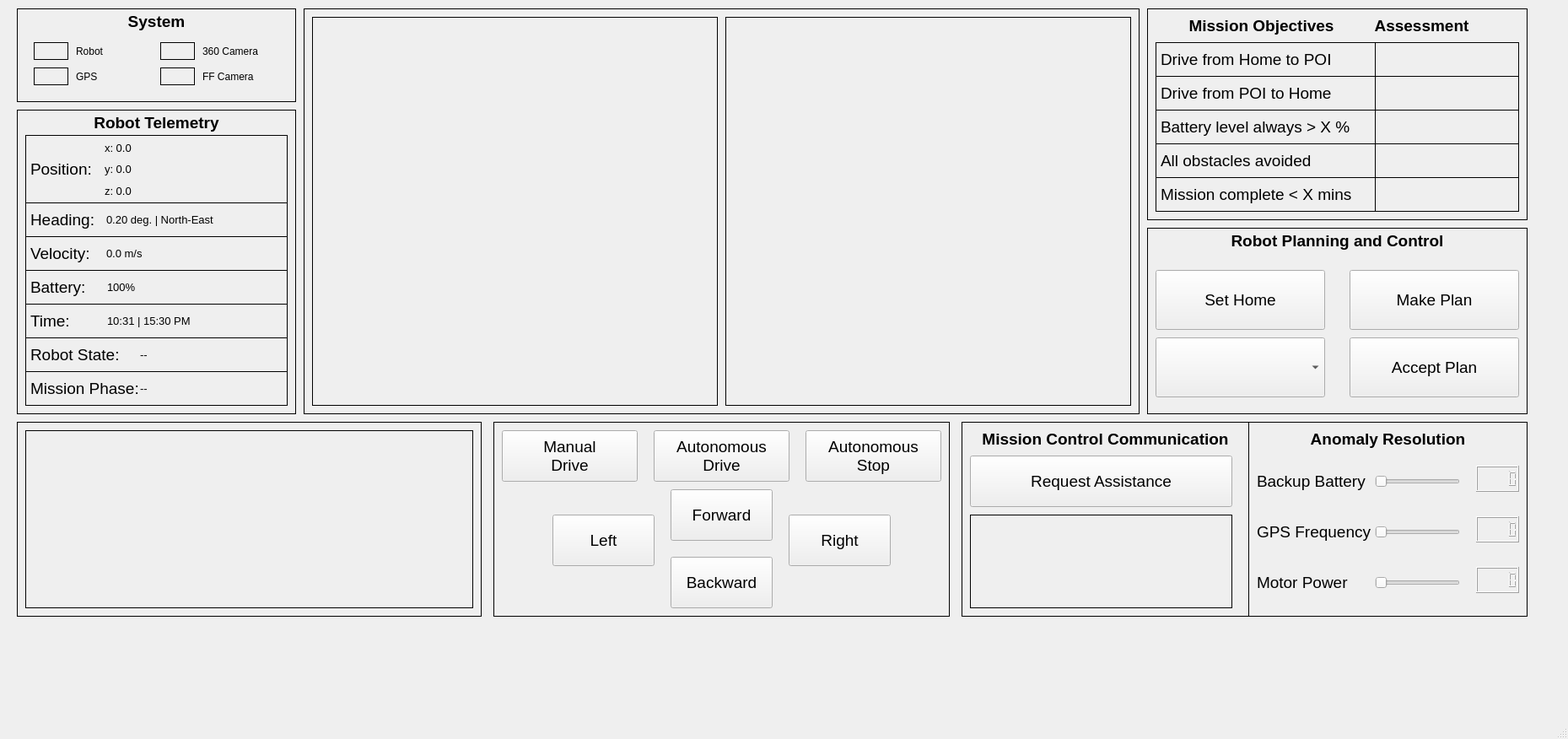
<?xml version="1.0" encoding="UTF-8"?>
<ui version="4.0">
 <class>MainWindow</class>
 <widget class="QMainWindow" name="MainWindow">
  <property name="geometry">
   <rect>
    <x>0</x>
    <y>0</y>
    <width>1859</width>
    <height>876</height>
   </rect>
  </property>
  <property name="windowTitle">
   <string>MainWindow</string>
  </property>
  <property name="documentMode">
   <bool>false</bool>
  </property>
  <widget class="QWidget" name="centralwidget">
   <widget class="QFrame" name="frame">
    <property name="geometry">
     <rect>
      <x>20</x>
      <y>130</y>
      <width>331</width>
      <height>361</height>
     </rect>
    </property>
    <property name="frameShape">
     <enum>QFrame::Box</enum>
    </property>
    <property name="frameShadow">
     <enum>QFrame::Plain</enum>
    </property>
    <widget class="QLabel" name="label">
     <property name="geometry">
      <rect>
       <x>10</x>
       <y>30</y>
       <width>311</width>
       <height>81</height>
      </rect>
     </property>
     <property name="font">
      <font>
       <pointsize>14</pointsize>
      </font>
     </property>
     <property name="frameShape">
      <enum>QFrame::Box</enum>
     </property>
     <property name="text">
      <string>Position:</string>
     </property>
    </widget>
    <widget class="QLabel" name="label_3">
     <property name="geometry">
      <rect>
       <x>10</x>
       <y>110</y>
       <width>311</width>
       <height>41</height>
      </rect>
     </property>
     <property name="font">
      <font>
       <pointsize>14</pointsize>
       <weight>50</weight>
       <bold>false</bold>
      </font>
     </property>
     <property name="frameShape">
      <enum>QFrame::Box</enum>
     </property>
     <property name="text">
      <string>Heading:</string>
     </property>
    </widget>
    <widget class="QLabel" name="label_4">
     <property name="geometry">
      <rect>
       <x>10</x>
       <y>270</y>
       <width>311</width>
       <height>41</height>
      </rect>
     </property>
     <property name="font">
      <font>
       <pointsize>14</pointsize>
      </font>
     </property>
     <property name="frameShape">
      <enum>QFrame::Box</enum>
     </property>
     <property name="text">
      <string>Robot State:</string>
     </property>
    </widget>
    <widget class="QLabel" name="label_5">
     <property name="geometry">
      <rect>
       <x>10</x>
       <y>230</y>
       <width>311</width>
       <height>41</height>
      </rect>
     </property>
     <property name="font">
      <font>
       <pointsize>14</pointsize>
      </font>
     </property>
     <property name="frameShape">
      <enum>QFrame::Box</enum>
     </property>
     <property name="text">
      <string>Time:</string>
     </property>
    </widget>
    <widget class="QLabel" name="heading_text">
     <property name="geometry">
      <rect>
       <x>106</x>
       <y>115</y>
       <width>201</width>
       <height>31</height>
      </rect>
     </property>
     <property name="font">
      <font>
       <pointsize>10</pointsize>
      </font>
     </property>
     <property name="text">
      <string>0.20 deg. | North-East</string>
     </property>
    </widget>
    <widget class="QLabel" name="state_text">
     <property name="geometry">
      <rect>
       <x>146</x>
       <y>275</y>
       <width>161</width>
       <height>31</height>
      </rect>
     </property>
     <property name="font">
      <font>
       <pointsize>10</pointsize>
      </font>
     </property>
     <property name="text">
      <string>--</string>
     </property>
    </widget>
    <widget class="QLabel" name="time_text">
     <property name="geometry">
      <rect>
       <x>107</x>
       <y>235</y>
       <width>201</width>
       <height>31</height>
      </rect>
     </property>
     <property name="font">
      <font>
       <pointsize>10</pointsize>
      </font>
     </property>
     <property name="text">
      <string>10:31 | 15:30 PM</string>
     </property>
    </widget>
    <widget class="QLabel" name="label_13">
     <property name="geometry">
      <rect>
       <x>10</x>
       <y>150</y>
       <width>311</width>
       <height>41</height>
      </rect>
     </property>
     <property name="font">
      <font>
       <pointsize>14</pointsize>
      </font>
     </property>
     <property name="frameShape">
      <enum>QFrame::Box</enum>
     </property>
     <property name="text">
      <string>Velocity:</string>
     </property>
    </widget>
    <widget class="QLabel" name="velocity_text">
     <property name="geometry">
      <rect>
       <x>106</x>
       <y>155</y>
       <width>201</width>
       <height>31</height>
      </rect>
     </property>
     <property name="font">
      <font>
       <pointsize>10</pointsize>
      </font>
     </property>
     <property name="text">
      <string>0.0 m/s</string>
     </property>
    </widget>
    <widget class="QLabel" name="label_18">
     <property name="geometry">
      <rect>
       <x>0</x>
       <y>0</y>
       <width>331</width>
       <height>31</height>
      </rect>
     </property>
     <property name="font">
      <font>
       <pointsize>14</pointsize>
       <weight>75</weight>
       <bold>true</bold>
      </font>
     </property>
     <property name="text">
      <string>Robot Telemetry</string>
     </property>
     <property name="alignment">
      <set>Qt::AlignCenter</set>
     </property>
    </widget>
    <widget class="QLabel" name="label_20">
     <property name="geometry">
      <rect>
       <x>10</x>
       <y>190</y>
       <width>311</width>
       <height>41</height>
      </rect>
     </property>
     <property name="font">
      <font>
       <pointsize>14</pointsize>
      </font>
     </property>
     <property name="frameShape">
      <enum>QFrame::Box</enum>
     </property>
     <property name="text">
      <string>Battery:</string>
     </property>
    </widget>
    <widget class="QLabel" name="battery_text">
     <property name="geometry">
      <rect>
       <x>107</x>
       <y>195</y>
       <width>201</width>
       <height>31</height>
      </rect>
     </property>
     <property name="font">
      <font>
       <family>MS Shell Dlg 2</family>
       <pointsize>10</pointsize>
      </font>
     </property>
     <property name="text">
      <string>100%</string>
     </property>
    </widget>
    <widget class="QLabel" name="label_29">
     <property name="geometry">
      <rect>
       <x>10</x>
       <y>310</y>
       <width>311</width>
       <height>41</height>
      </rect>
     </property>
     <property name="font">
      <font>
       <pointsize>14</pointsize>
      </font>
     </property>
     <property name="frameShape">
      <enum>QFrame::Box</enum>
     </property>
     <property name="text">
      <string>Mission Phase:</string>
     </property>
    </widget>
    <widget class="QLabel" name="mode_text">
     <property name="geometry">
      <rect>
       <x>146</x>
       <y>315</y>
       <width>161</width>
       <height>31</height>
      </rect>
     </property>
     <property name="font">
      <font>
       <pointsize>10</pointsize>
      </font>
     </property>
     <property name="text">
      <string>--</string>
     </property>
    </widget>
    <widget class="QWidget" name="verticalLayoutWidget">
     <property name="geometry">
      <rect>
       <x>104</x>
       <y>35</y>
       <width>201</width>
       <height>71</height>
      </rect>
     </property>
     <layout class="QVBoxLayout" name="verticalLayout">
      <item>
       <widget class="QLabel" name="latitude_label">
        <property name="font">
         <font>
          <pointsize>10</pointsize>
         </font>
        </property>
        <property name="text">
         <string>x: 0.0</string>
        </property>
       </widget>
      </item>
      <item>
       <widget class="QLabel" name="longitude_label">
        <property name="font">
         <font>
          <pointsize>10</pointsize>
         </font>
        </property>
        <property name="text">
         <string>y: 0.0</string>
        </property>
       </widget>
      </item>
      <item>
       <widget class="QLabel" name="altitude_label">
        <property name="font">
         <font>
          <pointsize>10</pointsize>
         </font>
        </property>
        <property name="text">
         <string>z: 0.0</string>
        </property>
       </widget>
      </item>
     </layout>
    </widget>
   </widget>
   <widget class="QFrame" name="frame_2">
    <property name="geometry">
     <rect>
      <x>360</x>
      <y>10</y>
      <width>991</width>
      <height>481</height>
     </rect>
    </property>
    <property name="frameShape">
     <enum>QFrame::Box</enum>
    </property>
    <property name="frameShadow">
     <enum>QFrame::Plain</enum>
    </property>
    <widget class="QLabel" name="map_label">
     <property name="geometry">
      <rect>
       <x>10</x>
       <y>10</y>
       <width>481</width>
       <height>461</height>
      </rect>
     </property>
     <property name="mouseTracking">
      <bool>false</bool>
     </property>
     <property name="frameShape">
      <enum>QFrame::Box</enum>
     </property>
     <property name="text">
      <string/>
     </property>
     <property name="pixmap">
      <pixmap>../../../../../../../.designer/backup/mission_area.png</pixmap>
     </property>
     <property name="scaledContents">
      <bool>true</bool>
     </property>
     <property name="alignment">
      <set>Qt::AlignCenter</set>
     </property>
    </widget>
    <widget class="QLabel" name="camera_label">
     <property name="geometry">
      <rect>
       <x>500</x>
       <y>10</y>
       <width>481</width>
       <height>461</height>
      </rect>
     </property>
     <property name="mouseTracking">
      <bool>false</bool>
     </property>
     <property name="frameShape">
      <enum>QFrame::Box</enum>
     </property>
     <property name="text">
      <string/>
     </property>
     <property name="pixmap">
      <pixmap>../../../../../../../.designer/backup/mission_area.png</pixmap>
     </property>
     <property name="scaledContents">
      <bool>true</bool>
     </property>
     <property name="alignment">
      <set>Qt::AlignCenter</set>
     </property>
    </widget>
   </widget>
   <widget class="QFrame" name="competency_assessment_frame">
    <property name="geometry">
     <rect>
      <x>1360</x>
      <y>10</y>
      <width>451</width>
      <height>251</height>
     </rect>
    </property>
    <property name="frameShape">
     <enum>QFrame::Box</enum>
    </property>
    <property name="frameShadow">
     <enum>QFrame::Plain</enum>
    </property>
    <widget class="QLabel" name="label_2">
     <property name="geometry">
      <rect>
       <x>10</x>
       <y>0</y>
       <width>251</width>
       <height>41</height>
      </rect>
     </property>
     <property name="font">
      <font>
       <pointsize>14</pointsize>
       <weight>75</weight>
       <bold>true</bold>
      </font>
     </property>
     <property name="frameShape">
      <enum>QFrame::NoFrame</enum>
     </property>
     <property name="text">
      <string>Mission Objectives</string>
     </property>
     <property name="alignment">
      <set>Qt::AlignCenter</set>
     </property>
    </widget>
    <widget class="QLabel" name="objective_4_text">
     <property name="geometry">
      <rect>
       <x>10</x>
       <y>160</y>
       <width>261</width>
       <height>41</height>
      </rect>
     </property>
     <property name="font">
      <font>
       <pointsize>14</pointsize>
      </font>
     </property>
     <property name="frameShape">
      <enum>QFrame::Box</enum>
     </property>
     <property name="text">
      <string>All obstacles avoided</string>
     </property>
    </widget>
    <widget class="QLabel" name="objective_2_text">
     <property name="geometry">
      <rect>
       <x>10</x>
       <y>80</y>
       <width>261</width>
       <height>41</height>
      </rect>
     </property>
     <property name="font">
      <font>
       <pointsize>14</pointsize>
      </font>
     </property>
     <property name="frameShape">
      <enum>QFrame::Box</enum>
     </property>
     <property name="text">
      <string>Drive from POI to Home</string>
     </property>
    </widget>
    <widget class="QLabel" name="objective_3_text">
     <property name="geometry">
      <rect>
       <x>10</x>
       <y>120</y>
       <width>261</width>
       <height>41</height>
      </rect>
     </property>
     <property name="font">
      <font>
       <pointsize>14</pointsize>
      </font>
     </property>
     <property name="frameShape">
      <enum>QFrame::Box</enum>
     </property>
     <property name="text">
      <string>Battery level always &gt; X %</string>
     </property>
    </widget>
    <widget class="QLabel" name="objective_1_text">
     <property name="geometry">
      <rect>
       <x>10</x>
       <y>40</y>
       <width>261</width>
       <height>41</height>
      </rect>
     </property>
     <property name="font">
      <font>
       <pointsize>14</pointsize>
      </font>
     </property>
     <property name="frameShape">
      <enum>QFrame::Box</enum>
     </property>
     <property name="text">
      <string>Drive from Home to POI</string>
     </property>
    </widget>
    <widget class="QLabel" name="objective_5_text">
     <property name="geometry">
      <rect>
       <x>10</x>
       <y>200</y>
       <width>261</width>
       <height>41</height>
      </rect>
     </property>
     <property name="font">
      <font>
       <pointsize>14</pointsize>
      </font>
     </property>
     <property name="frameShape">
      <enum>QFrame::Box</enum>
     </property>
     <property name="text">
      <string>Mission complete &lt; X mins</string>
     </property>
    </widget>
    <widget class="QLabel" name="label_27">
     <property name="geometry">
      <rect>
       <x>260</x>
       <y>0</y>
       <width>131</width>
       <height>41</height>
      </rect>
     </property>
     <property name="font">
      <font>
       <pointsize>14</pointsize>
       <weight>75</weight>
       <bold>true</bold>
      </font>
     </property>
     <property name="frameShape">
      <enum>QFrame::NoFrame</enum>
     </property>
     <property name="text">
      <string>Assessment</string>
     </property>
     <property name="alignment">
      <set>Qt::AlignCenter</set>
     </property>
    </widget>
    <widget class="QLabel" name="objective_4_assmt">
     <property name="geometry">
      <rect>
       <x>270</x>
       <y>160</y>
       <width>171</width>
       <height>41</height>
      </rect>
     </property>
     <property name="font">
      <font>
       <pointsize>10</pointsize>
      </font>
     </property>
     <property name="frameShape">
      <enum>QFrame::Box</enum>
     </property>
     <property name="text">
      <string/>
     </property>
     <property name="alignment">
      <set>Qt::AlignCenter</set>
     </property>
    </widget>
    <widget class="QLabel" name="objective_5_assmt">
     <property name="geometry">
      <rect>
       <x>270</x>
       <y>200</y>
       <width>171</width>
       <height>41</height>
      </rect>
     </property>
     <property name="font">
      <font>
       <pointsize>10</pointsize>
      </font>
     </property>
     <property name="frameShape">
      <enum>QFrame::Box</enum>
     </property>
     <property name="text">
      <string/>
     </property>
     <property name="alignment">
      <set>Qt::AlignCenter</set>
     </property>
    </widget>
    <widget class="QLabel" name="objective_3_assmt">
     <property name="geometry">
      <rect>
       <x>270</x>
       <y>120</y>
       <width>171</width>
       <height>41</height>
      </rect>
     </property>
     <property name="font">
      <font>
       <pointsize>10</pointsize>
      </font>
     </property>
     <property name="frameShape">
      <enum>QFrame::Box</enum>
     </property>
     <property name="text">
      <string/>
     </property>
     <property name="alignment">
      <set>Qt::AlignCenter</set>
     </property>
    </widget>
    <widget class="QLabel" name="objective_1_assmt">
     <property name="geometry">
      <rect>
       <x>270</x>
       <y>40</y>
       <width>171</width>
       <height>41</height>
      </rect>
     </property>
     <property name="font">
      <font>
       <pointsize>10</pointsize>
      </font>
     </property>
     <property name="frameShape">
      <enum>QFrame::Box</enum>
     </property>
     <property name="text">
      <string/>
     </property>
     <property name="alignment">
      <set>Qt::AlignCenter</set>
     </property>
    </widget>
    <widget class="QLabel" name="objective_2_assmt">
     <property name="geometry">
      <rect>
       <x>270</x>
       <y>80</y>
       <width>171</width>
       <height>41</height>
      </rect>
     </property>
     <property name="font">
      <font>
       <pointsize>10</pointsize>
      </font>
     </property>
     <property name="frameShape">
      <enum>QFrame::Box</enum>
     </property>
     <property name="text">
      <string/>
     </property>
     <property name="alignment">
      <set>Qt::AlignCenter</set>
     </property>
    </widget>
   </widget>
   <widget class="QFrame" name="frame_5">
    <property name="geometry">
     <rect>
      <x>20</x>
      <y>10</y>
      <width>331</width>
      <height>111</height>
     </rect>
    </property>
    <property name="frameShape">
     <enum>QFrame::Box</enum>
    </property>
    <property name="frameShadow">
     <enum>QFrame::Plain</enum>
    </property>
    <widget class="QLabel" name="gps_connected_indicator">
     <property name="geometry">
      <rect>
       <x>20</x>
       <y>70</y>
       <width>41</width>
       <height>21</height>
      </rect>
     </property>
     <property name="frameShape">
      <enum>QFrame::Box</enum>
     </property>
     <property name="text">
      <string/>
     </property>
    </widget>
    <widget class="QLabel" name="robot_connected_indicator">
     <property name="geometry">
      <rect>
       <x>20</x>
       <y>40</y>
       <width>41</width>
       <height>21</height>
      </rect>
     </property>
     <property name="styleSheet">
      <string notr="true">background-color: rgba(255, 0, 0, 0);</string>
     </property>
     <property name="frameShape">
      <enum>QFrame::Box</enum>
     </property>
     <property name="text">
      <string/>
     </property>
    </widget>
    <widget class="QLabel" name="cameraFF_connected_indicator">
     <property name="geometry">
      <rect>
       <x>170</x>
       <y>70</y>
       <width>41</width>
       <height>21</height>
      </rect>
     </property>
     <property name="frameShape">
      <enum>QFrame::Box</enum>
     </property>
     <property name="text">
      <string/>
     </property>
    </widget>
    <widget class="QLabel" name="camera360_connected_indicator">
     <property name="geometry">
      <rect>
       <x>170</x>
       <y>40</y>
       <width>41</width>
       <height>21</height>
      </rect>
     </property>
     <property name="frameShape">
      <enum>QFrame::Box</enum>
     </property>
     <property name="text">
      <string/>
     </property>
    </widget>
    <widget class="QLabel" name="label_9">
     <property name="geometry">
      <rect>
       <x>70</x>
       <y>40</y>
       <width>61</width>
       <height>21</height>
      </rect>
     </property>
     <property name="text">
      <string>Robot</string>
     </property>
    </widget>
    <widget class="QLabel" name="label_10">
     <property name="geometry">
      <rect>
       <x>70</x>
       <y>70</y>
       <width>61</width>
       <height>21</height>
      </rect>
     </property>
     <property name="text">
      <string>GPS</string>
     </property>
    </widget>
    <widget class="QLabel" name="label_11">
     <property name="geometry">
      <rect>
       <x>220</x>
       <y>70</y>
       <width>91</width>
       <height>21</height>
      </rect>
     </property>
     <property name="text">
      <string>FF Camera</string>
     </property>
    </widget>
    <widget class="QLabel" name="label_22">
     <property name="geometry">
      <rect>
       <x>0</x>
       <y>0</y>
       <width>331</width>
       <height>31</height>
      </rect>
     </property>
     <property name="font">
      <font>
       <pointsize>14</pointsize>
       <weight>75</weight>
       <bold>true</bold>
      </font>
     </property>
     <property name="text">
      <string>System</string>
     </property>
     <property name="alignment">
      <set>Qt::AlignCenter</set>
     </property>
    </widget>
    <widget class="QLabel" name="label_12">
     <property name="geometry">
      <rect>
       <x>220</x>
       <y>40</y>
       <width>91</width>
       <height>21</height>
      </rect>
     </property>
     <property name="text">
      <string>360 Camera</string>
     </property>
    </widget>
   </widget>
   <widget class="QFrame" name="frame_9">
    <property name="geometry">
     <rect>
      <x>1360</x>
      <y>270</y>
      <width>451</width>
      <height>221</height>
     </rect>
    </property>
    <property name="frameShape">
     <enum>QFrame::Box</enum>
    </property>
    <property name="frameShadow">
     <enum>QFrame::Plain</enum>
    </property>
    <widget class="QComboBox" name="poi_selection">
     <property name="geometry">
      <rect>
       <x>10</x>
       <y>130</y>
       <width>201</width>
       <height>71</height>
      </rect>
     </property>
     <property name="font">
      <font>
       <pointsize>14</pointsize>
      </font>
     </property>
    </widget>
    <widget class="QPushButton" name="accept_poi_button">
     <property name="geometry">
      <rect>
       <x>240</x>
       <y>130</y>
       <width>201</width>
       <height>71</height>
      </rect>
     </property>
     <property name="font">
      <font>
       <pointsize>14</pointsize>
       <weight>50</weight>
       <bold>false</bold>
      </font>
     </property>
     <property name="text">
      <string>Accept Plan</string>
     </property>
    </widget>
    <widget class="QPushButton" name="plan_poi_button">
     <property name="geometry">
      <rect>
       <x>240</x>
       <y>50</y>
       <width>201</width>
       <height>71</height>
      </rect>
     </property>
     <property name="font">
      <font>
       <pointsize>14</pointsize>
       <weight>50</weight>
       <bold>false</bold>
      </font>
     </property>
     <property name="text">
      <string>Make Plan</string>
     </property>
    </widget>
    <widget class="QLabel" name="label_23">
     <property name="geometry">
      <rect>
       <x>0</x>
       <y>0</y>
       <width>451</width>
       <height>31</height>
      </rect>
     </property>
     <property name="font">
      <font>
       <pointsize>14</pointsize>
       <weight>75</weight>
       <bold>true</bold>
      </font>
     </property>
     <property name="text">
      <string>Robot Planning and Control</string>
     </property>
     <property name="alignment">
      <set>Qt::AlignCenter</set>
     </property>
    </widget>
    <widget class="QPushButton" name="set_home_button">
     <property name="geometry">
      <rect>
       <x>10</x>
       <y>50</y>
       <width>201</width>
       <height>71</height>
      </rect>
     </property>
     <property name="font">
      <font>
       <pointsize>14</pointsize>
       <weight>50</weight>
       <bold>false</bold>
      </font>
     </property>
     <property name="text">
      <string>Set Home</string>
     </property>
    </widget>
   </widget>
   <widget class="QFrame" name="frame_10">
    <property name="geometry">
     <rect>
      <x>585</x>
      <y>500</y>
      <width>541</width>
      <height>231</height>
     </rect>
    </property>
    <property name="frameShape">
     <enum>QFrame::Box</enum>
    </property>
    <property name="frameShadow">
     <enum>QFrame::Plain</enum>
    </property>
    <widget class="QPushButton" name="manual_drive_mode_button">
     <property name="geometry">
      <rect>
       <x>10</x>
       <y>10</y>
       <width>161</width>
       <height>61</height>
      </rect>
     </property>
     <property name="font">
      <font>
       <pointsize>14</pointsize>
       <weight>50</weight>
       <bold>false</bold>
      </font>
     </property>
     <property name="text">
      <string>Manual
Drive</string>
     </property>
    </widget>
    <widget class="QPushButton" name="stop_mode_button">
     <property name="geometry">
      <rect>
       <x>370</x>
       <y>10</y>
       <width>161</width>
       <height>61</height>
      </rect>
     </property>
     <property name="font">
      <font>
       <pointsize>14</pointsize>
       <weight>50</weight>
       <bold>false</bold>
      </font>
     </property>
     <property name="text">
      <string>Autonomous
Stop</string>
     </property>
    </widget>
    <widget class="QPushButton" name="forward_button_2">
     <property name="geometry">
      <rect>
       <x>210</x>
       <y>80</y>
       <width>121</width>
       <height>61</height>
      </rect>
     </property>
     <property name="font">
      <font>
       <pointsize>14</pointsize>
       <weight>50</weight>
       <bold>false</bold>
      </font>
     </property>
     <property name="text">
      <string>Forward</string>
     </property>
    </widget>
    <widget class="QPushButton" name="back_button_2">
     <property name="geometry">
      <rect>
       <x>210</x>
       <y>160</y>
       <width>121</width>
       <height>61</height>
      </rect>
     </property>
     <property name="font">
      <font>
       <pointsize>14</pointsize>
       <weight>50</weight>
       <bold>false</bold>
      </font>
     </property>
     <property name="text">
      <string>Backward</string>
     </property>
    </widget>
    <widget class="QPushButton" name="right_button_2">
     <property name="geometry">
      <rect>
       <x>350</x>
       <y>110</y>
       <width>121</width>
       <height>61</height>
      </rect>
     </property>
     <property name="font">
      <font>
       <pointsize>14</pointsize>
       <weight>50</weight>
       <bold>false</bold>
      </font>
     </property>
     <property name="text">
      <string>Right</string>
     </property>
    </widget>
    <widget class="QPushButton" name="left_button_2">
     <property name="geometry">
      <rect>
       <x>70</x>
       <y>110</y>
       <width>121</width>
       <height>61</height>
      </rect>
     </property>
     <property name="font">
      <font>
       <pointsize>14</pointsize>
       <weight>50</weight>
       <bold>false</bold>
      </font>
     </property>
     <property name="text">
      <string>Left</string>
     </property>
    </widget>
    <widget class="QPushButton" name="automatic_drive_mode_button">
     <property name="geometry">
      <rect>
       <x>190</x>
       <y>10</y>
       <width>161</width>
       <height>61</height>
      </rect>
     </property>
     <property name="font">
      <font>
       <pointsize>14</pointsize>
       <weight>50</weight>
       <bold>false</bold>
      </font>
     </property>
     <property name="text">
      <string>Autonomous
Drive</string>
     </property>
    </widget>
   </widget>
   <widget class="QFrame" name="mission_control_panel">
    <property name="geometry">
     <rect>
      <x>1140</x>
      <y>500</y>
      <width>671</width>
      <height>231</height>
     </rect>
    </property>
    <property name="frameShape">
     <enum>QFrame::Box</enum>
    </property>
    <property name="frameShadow">
     <enum>QFrame::Plain</enum>
    </property>
    <widget class="QLabel" name="label_6">
     <property name="geometry">
      <rect>
       <x>0</x>
       <y>0</y>
       <width>341</width>
       <height>41</height>
      </rect>
     </property>
     <property name="font">
      <font>
       <pointsize>14</pointsize>
       <weight>75</weight>
       <bold>true</bold>
      </font>
     </property>
     <property name="frameShape">
      <enum>QFrame::NoFrame</enum>
     </property>
     <property name="text">
      <string>Mission Control Communication</string>
     </property>
     <property name="alignment">
      <set>Qt::AlignCenter</set>
     </property>
    </widget>
    <widget class="QLabel" name="label_7">
     <property name="geometry">
      <rect>
       <x>340</x>
       <y>0</y>
       <width>331</width>
       <height>41</height>
      </rect>
     </property>
     <property name="font">
      <font>
       <pointsize>14</pointsize>
       <weight>75</weight>
       <bold>true</bold>
      </font>
     </property>
     <property name="frameShape">
      <enum>QFrame::NoFrame</enum>
     </property>
     <property name="text">
      <string>Anomaly Resolution</string>
     </property>
     <property name="alignment">
      <set>Qt::AlignCenter</set>
     </property>
    </widget>
    <widget class="Line" name="line">
     <property name="geometry">
      <rect>
       <x>330</x>
       <y>0</y>
       <width>20</width>
       <height>231</height>
      </rect>
     </property>
     <property name="frameShadow">
      <enum>QFrame::Plain</enum>
     </property>
     <property name="orientation">
      <enum>Qt::Vertical</enum>
     </property>
    </widget>
    <widget class="QPushButton" name="request_help_button">
     <property name="geometry">
      <rect>
       <x>10</x>
       <y>40</y>
       <width>311</width>
       <height>61</height>
      </rect>
     </property>
     <property name="font">
      <font>
       <pointsize>14</pointsize>
       <weight>50</weight>
       <bold>false</bold>
      </font>
     </property>
     <property name="text">
      <string>Request Assistance</string>
     </property>
    </widget>
    <widget class="QLabel" name="request_help_text">
     <property name="geometry">
      <rect>
       <x>10</x>
       <y>110</y>
       <width>311</width>
       <height>111</height>
      </rect>
     </property>
     <property name="font">
      <font>
       <pointsize>13</pointsize>
      </font>
     </property>
     <property name="frameShape">
      <enum>QFrame::Box</enum>
     </property>
     <property name="text">
      <string/>
     </property>
    </widget>
    <widget class="QLabel" name="label_8">
     <property name="geometry">
      <rect>
       <x>350</x>
       <y>40</y>
       <width>141</width>
       <height>61</height>
      </rect>
     </property>
     <property name="font">
      <font>
       <pointsize>14</pointsize>
      </font>
     </property>
     <property name="text">
      <string>Backup Battery</string>
     </property>
     <property name="alignment">
      <set>Qt::AlignLeading|Qt::AlignLeft|Qt::AlignVCenter</set>
     </property>
    </widget>
    <widget class="QLabel" name="label_14">
     <property name="geometry">
      <rect>
       <x>350</x>
       <y>100</y>
       <width>141</width>
       <height>61</height>
      </rect>
     </property>
     <property name="font">
      <font>
       <pointsize>14</pointsize>
      </font>
     </property>
     <property name="text">
      <string>GPS Frequency</string>
     </property>
     <property name="alignment">
      <set>Qt::AlignLeading|Qt::AlignLeft|Qt::AlignVCenter</set>
     </property>
    </widget>
    <widget class="QLabel" name="label_15">
     <property name="geometry">
      <rect>
       <x>350</x>
       <y>160</y>
       <width>141</width>
       <height>61</height>
      </rect>
     </property>
     <property name="font">
      <font>
       <pointsize>14</pointsize>
      </font>
     </property>
     <property name="text">
      <string>Motor Power</string>
     </property>
     <property name="alignment">
      <set>Qt::AlignLeading|Qt::AlignLeft|Qt::AlignVCenter</set>
     </property>
    </widget>
    <widget class="QSlider" name="robot_battery_slider">
     <property name="geometry">
      <rect>
       <x>490</x>
       <y>60</y>
       <width>101</width>
       <height>22</height>
      </rect>
     </property>
     <property name="orientation">
      <enum>Qt::Horizontal</enum>
     </property>
    </widget>
    <widget class="QLCDNumber" name="robot_battery_lcd">
     <property name="geometry">
      <rect>
       <x>610</x>
       <y>52</y>
       <width>51</width>
       <height>31</height>
      </rect>
     </property>
    </widget>
    <widget class="QLCDNumber" name="robot_gps_lcd">
     <property name="geometry">
      <rect>
       <x>610</x>
       <y>112</y>
       <width>51</width>
       <height>31</height>
      </rect>
     </property>
    </widget>
    <widget class="QSlider" name="robot_gps_slider">
     <property name="geometry">
      <rect>
       <x>490</x>
       <y>120</y>
       <width>101</width>
       <height>22</height>
      </rect>
     </property>
     <property name="orientation">
      <enum>Qt::Horizontal</enum>
     </property>
    </widget>
    <widget class="QLCDNumber" name="robot_power_lcd">
     <property name="geometry">
      <rect>
       <x>610</x>
       <y>172</y>
       <width>51</width>
       <height>31</height>
      </rect>
     </property>
    </widget>
    <widget class="QSlider" name="robot_power_slider">
     <property name="geometry">
      <rect>
       <x>490</x>
       <y>180</y>
       <width>101</width>
       <height>22</height>
      </rect>
     </property>
     <property name="orientation">
      <enum>Qt::Horizontal</enum>
     </property>
    </widget>
   </widget>
   <widget class="QFrame" name="mission_panel">
    <property name="geometry">
     <rect>
      <x>20</x>
      <y>500</y>
      <width>551</width>
      <height>231</height>
     </rect>
    </property>
    <property name="frameShape">
     <enum>QFrame::Box</enum>
    </property>
    <property name="frameShadow">
     <enum>QFrame::Plain</enum>
    </property>
    <widget class="QLabel" name="mission_text">
     <property name="geometry">
      <rect>
       <x>10</x>
       <y>10</y>
       <width>531</width>
       <height>211</height>
      </rect>
     </property>
     <property name="font">
      <font>
       <pointsize>13</pointsize>
      </font>
     </property>
     <property name="frameShape">
      <enum>QFrame::Box</enum>
     </property>
     <property name="text">
      <string/>
     </property>
    </widget>
   </widget>
  </widget>
  <widget class="QMenuBar" name="menubar">
   <property name="geometry">
    <rect>
     <x>0</x>
     <y>0</y>
     <width>1859</width>
     <height>21</height>
    </rect>
   </property>
  </widget>
  <widget class="QStatusBar" name="statusbar"/>
 </widget>
 <resources/>
 <connections/>
</ui>
